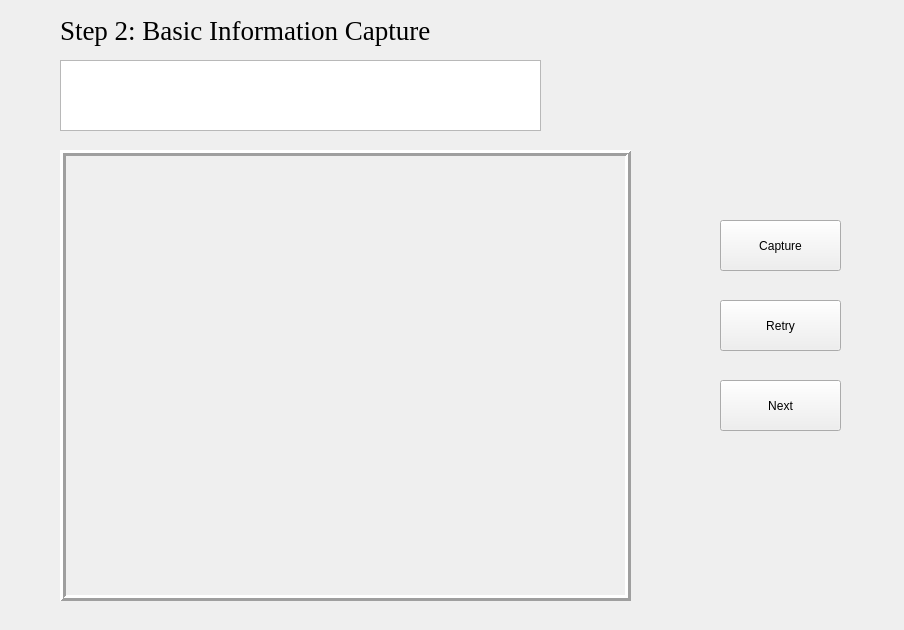
<?xml version="1.0" encoding="UTF-8"?>
<ui version="4.0">
 <class>Form</class>
 <widget class="QWidget" name="Form">
  <property name="geometry">
   <rect>
    <x>0</x>
    <y>0</y>
    <width>904</width>
    <height>630</height>
   </rect>
  </property>
  <property name="windowTitle">
   <string>Form</string>
  </property>
  <widget class="QLabel" name="label">
   <property name="geometry">
    <rect>
     <x>60</x>
     <y>0</y>
     <width>471</width>
     <height>61</height>
    </rect>
   </property>
   <property name="font">
    <font>
     <family>Times New Roman</family>
     <pointsize>20</pointsize>
    </font>
   </property>
   <property name="text">
    <string>Step 2: Basic Information Capture</string>
   </property>
  </widget>
  <widget class="QTextBrowser" name="Text">
   <property name="geometry">
    <rect>
     <x>60</x>
     <y>60</y>
     <width>481</width>
     <height>71</height>
    </rect>
   </property>
  </widget>
  <widget class="QLabel" name="imagelabel">
   <property name="geometry">
    <rect>
     <x>60</x>
     <y>150</y>
     <width>571</width>
     <height>451</height>
    </rect>
   </property>
   <property name="frameShape">
    <enum>QFrame::Box</enum>
   </property>
   <property name="frameShadow">
    <enum>QFrame::Raised</enum>
   </property>
   <property name="lineWidth">
    <number>3</number>
   </property>
   <property name="text">
    <string/>
   </property>
  </widget>
  <widget class="QPushButton" name="Capture">
   <property name="geometry">
    <rect>
     <x>720</x>
     <y>220</y>
     <width>121</width>
     <height>51</height>
    </rect>
   </property>
   <property name="text">
    <string>Capture</string>
   </property>
  </widget>
  <widget class="QPushButton" name="Retry">
   <property name="geometry">
    <rect>
     <x>720</x>
     <y>300</y>
     <width>121</width>
     <height>51</height>
    </rect>
   </property>
   <property name="text">
    <string>Retry</string>
   </property>
  </widget>
  <widget class="QPushButton" name="Next">
   <property name="geometry">
    <rect>
     <x>720</x>
     <y>380</y>
     <width>121</width>
     <height>51</height>
    </rect>
   </property>
   <property name="text">
    <string>Next</string>
   </property>
  </widget>
 </widget>
 <resources/>
 <connections/>
</ui>
